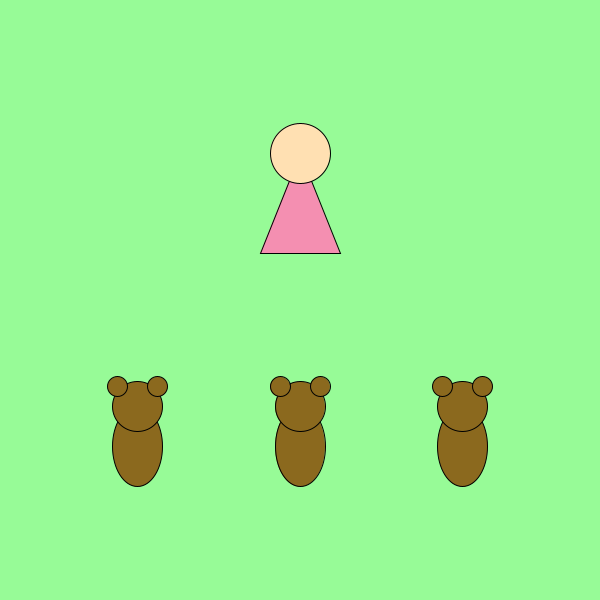
Frame 1 (no input)
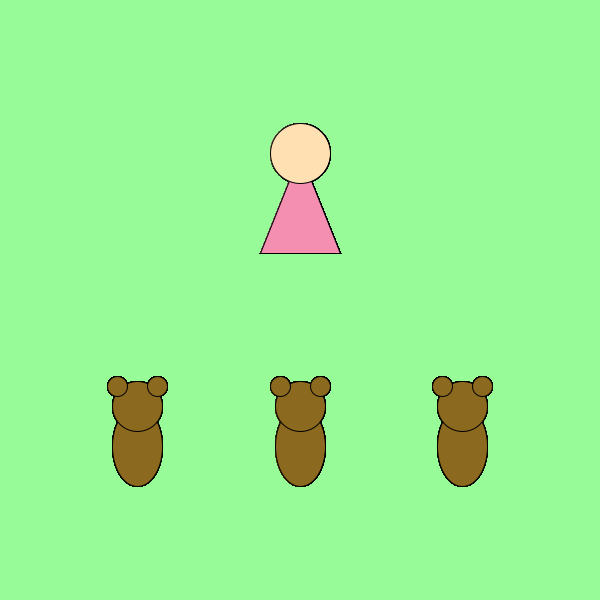
Frame 60 (the mouse pressed at the canvas centre just before this capture)
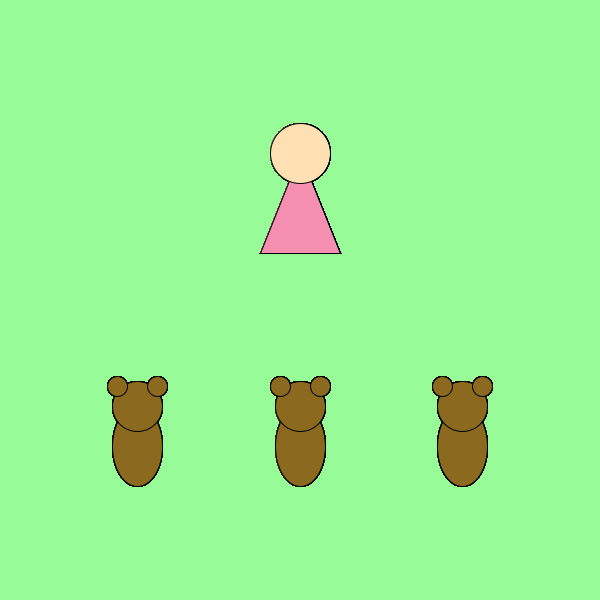
Frame 120 (the mouse held since frame 60 and released just before this capture)

The Processing sketch that drew these frames (run headless with seeded random() and noise(); from frame 60 on, the mouse is pressed at the canvas centre):

// Processing sketch: goldilocks
// ── goldilocks.pde
//Bear Variables
int bear_width = 50;
int bear_height = 100;
int ear_size = 20;

//Goldilocks Variables
int goldi_height = 100;
int goldi_head_size = 60;

float hor_whitespace;
float vert_whitespace;

void setup() {
  size(600, 600); //<>//
  background(151,251,151);
  //Whitespace is the height or width minus the length of the objects divided by the 
  //number of objects plus 1.
  hor_whitespace = (1/4.0)*(width - 3*bear_width);
  vert_whitespace = (1/3.0)*(height - bear_height - goldi_height - 0.5*goldi_head_size);
}

void draw() {
  for (int i = 1; i < 4; i ++) {
    draw_bear(i*hor_whitespace+int((i-0.5)*bear_width), 2*vert_whitespace+goldi_height+0.5*goldi_head_size+0.5*bear_height, bear_height, bear_width, ear_size); //<>//
  }
  draw_goldilocks(width/2, vert_whitespace+0.5*goldi_height+0.5*goldi_head_size, goldi_height, 80, goldi_head_size);
  
}

void draw_bear(float x, float y, int bear_height, int bear_width, int ear_size) {
  fill(139,105,30);
  ellipse(x,y+(0.2*bear_height), bear_width, 0.8*bear_height);
  ellipse(x, y-(0.2*bear_height), bear_width, bear_width);
  ellipse(x-ear_size, y-(0.5*bear_height)+0.5*ear_size, ear_size, ear_size);
  ellipse(x+ear_size, y-(0.5*bear_height)+0.5*ear_size, ear_size, ear_size);
}

void draw_goldilocks(int x, float y, int dress_height, int dress_width, int head_size) {
  fill(244, 143, 177);
  triangle(x, y-0.5*dress_height,
           x-0.5*dress_width, y+0.5*dress_height,
           x+0.5*dress_width, y+0.5*dress_height);
  fill(255, 224, 178);
  ellipse(x, y-0.5*dress_height, head_size, head_size);
}
